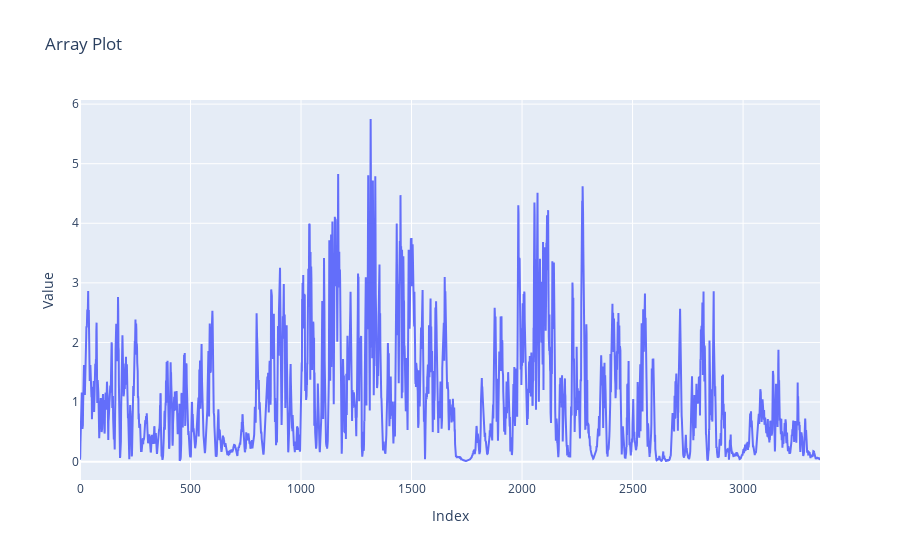

Notebook source saved alongside this figure:
### Code cell
import plotly.graph_objects as go

# Example array
data = effectiveness

# Create a scatter plot of the array values
fig = go.Figure(data=go.Scatter(y=data, mode='lines'))

# Add axis labels and title
fig.update_layout(
    title='Array Plot',
    xaxis=dict(title='Index'),
    yaxis=dict(title='Value')
)

# Show the plot
fig.show()

### Figure 1 — Plotly figure (JSON) as saved in the notebook; plotly's stock layout.template omitted (floating-point values rounded to 4 significant figures; data arrays with more than 128 entries replaced by an {"elided": "..."} marker saying what was removed)
{"data": [{"mode": "lines", "type": "scatter", "y": {"elided": "3349 float values"}}], "layout": {"title": {"text": "Array Plot"}, "xaxis": {"title": {"text": "Index"}}, "yaxis": {"title": {"text": "Value"}}}}
